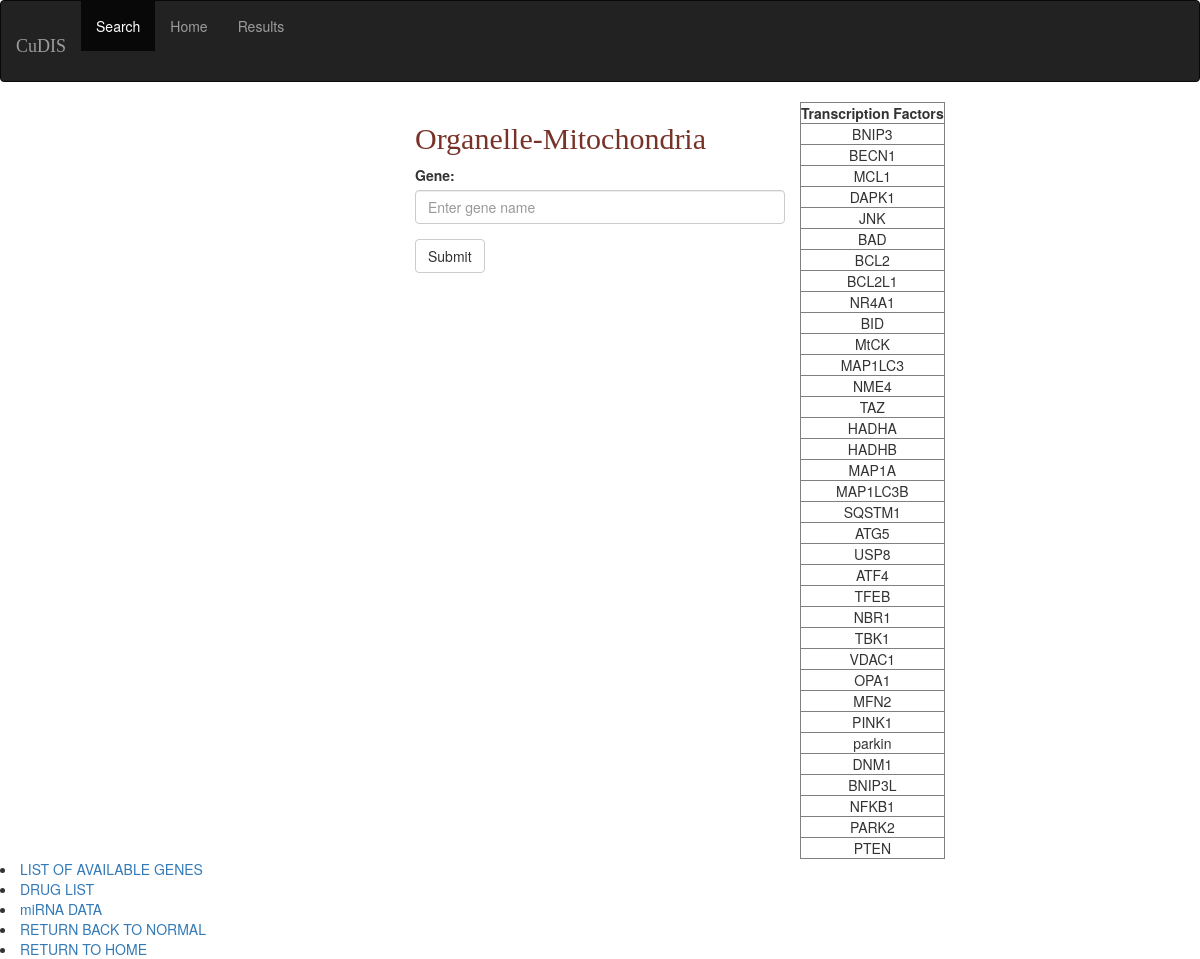
/tflist, run on the app's committed database.
### tables this page shows
CREATE TABLE tf(
  "Transcription Factors" TEXT
);

### webapp.py (the view)
@app.route("/tflist")
def tflist():
	con = sql.connect(database)
	con.row_factory=sql.Row
	cur=con.cursor()
	cur.execute("select * from tf")
	row=cur.fetchall()
	return render_template('tflist.html',row=row)

### templates/tflist.html (shortened to what this page needs)
<!DOCTYPE html>
<html lang="en">
<head>
  <link rel="stylesheet" href="https://maxcdn.bootstrapcdn.com/bootstrap/3.4.0/css/bootstrap.min.css">
  <link rel="stylesheet" type="text/css" href="{{url_for('static', filename='css/b_data_style.css')}}">
</head>
<body class="Basic_style">
  <div>
  <nav class="navbar navbar-inverse">
  <div class="container-fluid">
    <div class="navbar-header">
      <h2 class="navbar-brand header_style_nav">CuDIS</h2>
    </div>
    <ul class="nav navbar-nav">
      <li class="active"><a href="#">Search</a></li>
      <li><a href="{{url_for('home_again')}}">Home</a></li>
      <li ><a href="#">Results</a></li>
    </ul>
  </div>
</nav>
</div>
 <div class="form-style-data">
<div class="container col-md-4 col-md-offset-4 ">
  <h2 class="header">Organelle-Mitochondria</h2>
  <form action="{{url_for('data_collect')}}" method="POST">
    <div class="form-group">
      <label for="text">Gene:</label>
      <input type="text" class="form-control" id="text" placeholder="Enter gene name" name="gene">
    </div>
    <button type="submit" class="btn btn-default">Submit</button>
  </form>
</div>
</div>
 <body>
      <table border = 1>
         <thead>
            <td style="text-align:center"><b>Transcription Factors</b></td>
         </thead>
         {% for r in row %}
            <tr>
               <td style="text-align:center">{{r["Transcription Factors"]}}</td>
            </tr>
         {% endfor %}
      </table>
     </body>
<div>
  <li><a href="{{url_for('genelist')}}">LIST OF AVAILABLE GENES</a></li>
  <li><a href="{{url_for('drug_table')}}">DRUG LIST</a></li>
  <li><a href="{{url_for('mirna')}}">miRNA DATA</a></li>
  <li><a href="{{url_for('data')}}">RETURN BACK TO NORMAL</a></li></div>
  <li><a href="{{url_for('home_again')}}">RETURN TO HOME</a></li>
</html>

### static/css/b_data_style.css (style rules this page uses)
.header { font-size: 30px; color:rgb(120,50,40); font-family: "Times New Roman", Times, serif; }
.header_style_nav { font-family: "Times New Roman", Times, serif; }

### data on the page
tf: Transcription Factors "BNIP3"
tf: Transcription Factors "BECN1"
tf: Transcription Factors "MCL1"
tf: Transcription Factors "DAPK1"
tf: Transcription Factors "JNK"
tf: Transcription Factors "BAD"
tf: Transcription Factors "BCL2"
tf: Transcription Factors "BCL2L1"
tf: Transcription Factors "NR4A1"
tf: Transcription Factors "BID"
tf: Transcription Factors "MtCK"
tf: Transcription Factors "MAP1LC3"
tf: Transcription Factors "NME4"
tf: Transcription Factors "TAZ"
tf: Transcription Factors "HADHA"
tf: Transcription Factors "HADHB"
tf: Transcription Factors "MAP1A"
tf: Transcription Factors "MAP1LC3B"
tf: Transcription Factors "SQSTM1"
tf: Transcription Factors "ATG5"
tf: Transcription Factors "USP8"
tf: Transcription Factors "ATF4"
tf: Transcription Factors "TFEB"
tf: Transcription Factors "NBR1"
tf: Transcription Factors "TBK1"
tf: Transcription Factors "VDAC1"
tf: Transcription Factors "OPA1"
tf: Transcription Factors "MFN2"
tf: Transcription Factors "PINK1"
tf: Transcription Factors "parkin"
tf: Transcription Factors "DNM1"
tf: Transcription Factors "BNIP3L"
tf: Transcription Factors "NFKB1"
tf: Transcription Factors "PARK2"
tf: Transcription Factors "PTEN"
